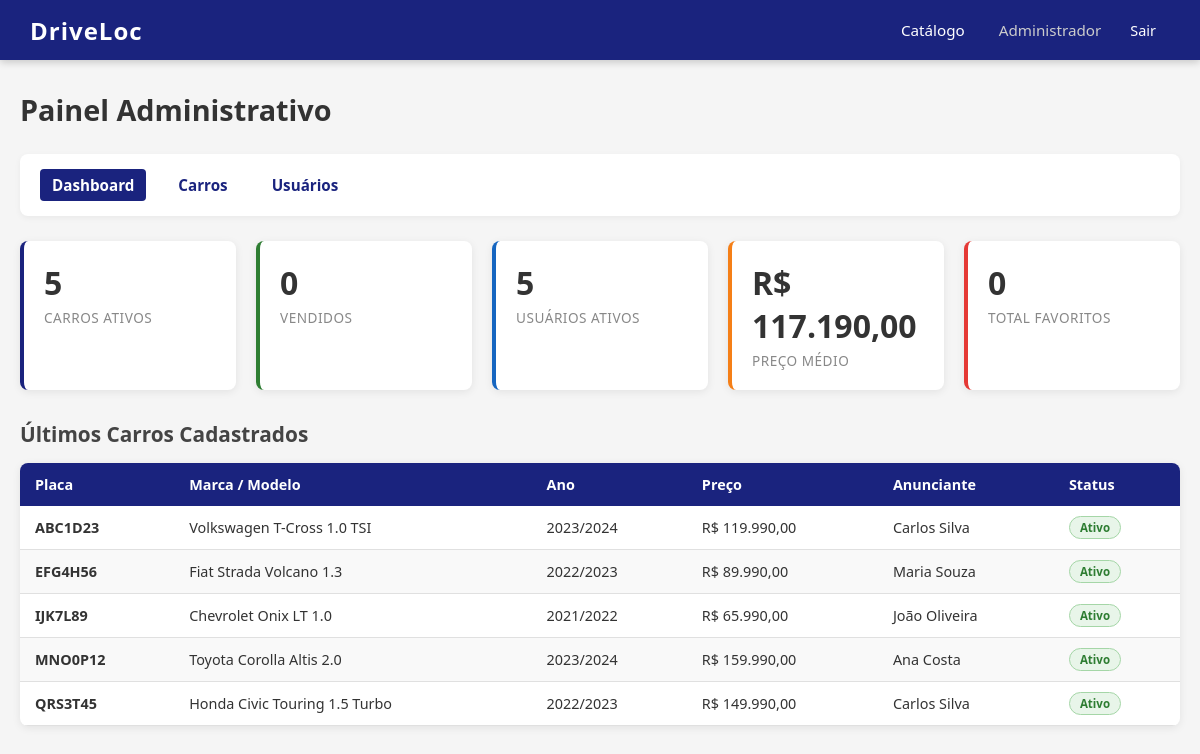
The page /admin/dashboard.php (signed in) on the database its author committed.
### tables this page shows
CREATE TABLE carro (
    id INT AUTO_INCREMENT PRIMARY KEY,
    placa VARCHAR(10) NOT NULL UNIQUE,
    marca VARCHAR(50) NOT NULL,
    modelo VARCHAR(100) NOT NULL,
    ano_fabricacao INT NOT NULL,
    ano_modelo INT NOT NULL,
    cor VARCHAR(30) NOT NULL,
    combustivel ENUM('gasolina', 'etanol', 'flex', 'diesel', 'eletrico', 'hibrido') NOT NULL,
    quilometragem INT NOT NULL,
    cambio ENUM('manual', 'automatico', 'semi-automatico', 'cvt') NOT NULL,
    portas TINYINT NOT NULL,
    carroceria ENUM('sedan', 'hatch', 'suv', 'pickup', 'coupe', 'conversivel', 'minivan', 'perua') NOT NULL,
    preco DECIMAL(11, 2) NOT NULL,
    descricao TEXT,
    image_path VARCHAR(255),
    cidade VARCHAR(100) NOT NULL,
    estado CHAR(2) NOT NULL,
    status ENUM('ativo', 'inativo', 'vendido') NOT NULL DEFAULT 'ativo',
    usuario_id INT NOT NULL,
    created_at TIMESTAMP DEFAULT CURRENT_TIMESTAMP,
    updated_at TIMESTAMP DEFAULT CURRENT_TIMESTAMP ON UPDATE CURRENT_TIMESTAMP,
    FOREIGN KEY (usuario_id) REFERENCES usuario(id)
);

CREATE TABLE usuario (
    id INT AUTO_INCREMENT PRIMARY KEY,
    nome VARCHAR(100) NOT NULL,
    email VARCHAR(100) NOT NULL UNIQUE,
    telefone VARCHAR(20),
    senha VARCHAR(255) NOT NULL,
    tipo ENUM('admin', 'comum') NOT NULL DEFAULT 'comum',
    status ENUM('ativo', 'inativo') NOT NULL DEFAULT 'ativo',
    created_at TIMESTAMP DEFAULT CURRENT_TIMESTAMP,
    updated_at TIMESTAMP DEFAULT CURRENT_TIMESTAMP ON UPDATE CURRENT_TIMESTAMP
);

### app/config.php (called while the page is built, shortened)
<?php
$host = 'localhost';
$dbname = 'driveloc';
$username = 'root';
$password = '';
try {
    $pdo = new PDO("mysql:host=$host;dbname=$dbname;charset=utf8mb4", $username, $password);
    $pdo->setAttribute(PDO::ATTR_ERRMODE, PDO::ERRMODE_EXCEPTION);
    $pdo->setAttribute(PDO::ATTR_DEFAULT_FETCH_MODE, PDO::FETCH_ASSOC);
} catch (PDOException $e) {
    die('Erro na conexão: ' . $e->getMessage());
}
function db() {
    global $pdo;
    return $pdo;
}
function url(string $path = ''): string {
    $path = ltrim($path, '/');
    return BASE_URL . ($path !== '' ? '/' . $path : '');
}

### admin/dashboard.php (the view, shortened to what this page needs)
<?php
require_once __DIR__ . '/../app/config.php';
$carros_ativos = db()->query("SELECT COUNT(*) FROM carro WHERE status = 'ativo'")->fetchColumn();
$carros_vendidos = db()->query("SELECT COUNT(*) FROM carro WHERE status = 'vendido'")->fetchColumn();
$usuarios_ativos = db()->query("SELECT COUNT(*) FROM usuario WHERE status = 'ativo'")->fetchColumn();
$preco_medio = db()->query("SELECT COALESCE(ROUND(AVG(preco), 2), 0) FROM carro WHERE status = 'ativo'")->fetchColumn();
$total_favoritos = db()->query("SELECT COUNT(*) FROM favorito")->fetchColumn();
$ultimos = db()->query("SELECT c.*, u.nome AS anunciante FROM carro c JOIN usuario u ON c.usuario_id = u.id ORDER BY c.created_at DESC LIMIT 5")->fetchAll();
$status_badges = ['ativo' => 'badge-ativo', 'inativo' => 'badge-inativo', 'vendido' => 'badge-vendido'];
?>
<!DOCTYPE html>
<html lang="pt-BR">
<head>
    <link rel="stylesheet" href="<?= url('assets/css/style.css') ?>">
</head>
<body>
    <header>
        <a href="<?= url('index.php') ?>" class="logo">DriveLoc</a>
        <nav>
            <a href="<?= url('index.php') ?>">Catálogo</a>
            <div class="user-info">
                <span><?= htmlspecialchars($_SESSION['user_nome']) ?></span>
                <a href="<?= url('logout.php') ?>">Sair</a>
            </div>
        </nav>
    </header>
    <div class="container">
        <h1 class="page-title">Painel Administrativo</h1>
        <div class="admin-menu">
            <a href="<?= url('admin/dashboard.php') ?>" class="active">Dashboard</a>
            <a href="<?= url('admin/carros/listar.php') ?>">Carros</a>
            <a href="<?= url('admin/usuarios/listar.php') ?>">Usuários</a>
        </div>
        <div class="stats-grid">
            <div class="stat-card">
                <div class="stat-value"><?= $carros_ativos ?></div>
                <div class="stat-label">Carros Ativos</div>
            </div>
            <div class="stat-card">
                <div class="stat-value"><?= $carros_vendidos ?></div>
                <div class="stat-label">Vendidos</div>
            </div>
            <div class="stat-card">
                <div class="stat-value"><?= $usuarios_ativos ?></div>
                <div class="stat-label">Usuários Ativos</div>
            </div>
            <div class="stat-card">
                <div class="stat-value">R$ <?= number_format($preco_medio, 2, ',', '.') ?></div>
                <div class="stat-label">Preço Médio</div>
            </div>
            <div class="stat-card">
                <div class="stat-value"><?= $total_favoritos ?></div>
                <div class="stat-label">Total Favoritos</div>
            </div>
        </div>
        <h2 style="font-size:1.3em;color:#444;margin-bottom:15px;">Últimos Carros Cadastrados</h2>
        <table>
            <thead>
                <tr>
                    <th>Placa</th>
                    <th>Marca / Modelo</th>
                    <th>Ano</th>
                    <th>Preço</th>
                    <th>Anunciante</th>
                    <th>Status</th>
                </tr>
            </thead>
            <tbody>
                <?php foreach ($ultimos as $c): ?>
                <tr>
                    <td><strong><?= htmlspecialchars($c['placa']) ?></strong></td>
                    <td><?= htmlspecialchars($c['marca']) ?> <?= htmlspecialchars($c['modelo']) ?></td>
                    <td><?= $c['ano_fabricacao'] ?>/<?= $c['ano_modelo'] ?></td>
                    <td>R$ <?= number_format($c['preco'], 2, ',', '.') ?></td>
                    <td><?= htmlspecialchars($c['anunciante']) ?></td>
                    <td><span class="badge <?= $status_badges[$c['status']] ?>"><?= ucfirst($c['status']) ?></span></td>
                </tr>
                <?php endforeach; ?>
            </tbody>
        </table>
    </div>
</body>
</html>

### assets/css/style.css (style rules this page uses)
* { margin: 0; padding: 0; box-sizing: border-box; }
body { font-family: system-ui, -apple-system, 'Segoe UI', Roboto, sans-serif; background: #f5f5f5; min-height: 100vh; padding-top: 70px; }
a { text-decoration: none; color: inherit; }
header { position: fixed; top: 0; left: 0; width: 100%; background: #1a237e; color: #fff; padding: 0 30px; height: 60px; display: flex; align-items: center; justify-content: space-between; z-index: 1000; box-shadow: 0 2px 8px rgba(0,0,0,0.2); }
header .logo { font-size: 1.5em; font-weight: 700; letter-spacing: 1px; }
header nav { display: flex; align-items: center; gap: 20px; }
header nav a { color: #fff; padding: 8px 14px; border-radius: 4px; transition: background 0.2s; font-size: 0.95em; }
header .user-info { display: flex; align-items: center; gap: 15px; font-size: 0.95em; }
header .user-info span { color: #ccc; }
.container { max-width: 1200px; margin: 0 auto; padding: 20px; }
.page-title { font-size: 1.8em; color: #333; margin-bottom: 25px; }
table { width: 100%; border-collapse: collapse; background: #fff; border-radius: 8px; overflow: hidden; box-shadow: 0 2px 8px rgba(0,0,0,0.08); }
table th { background: #1a237e; color: #fff; text-align: left; padding: 12px 15px; font-size: 0.9em; font-weight: 600; }
table td { padding: 10px 15px; border-bottom: 1px solid #e0e0e0; font-size: 0.9em; color: #333; }
table tr:nth-child(even) { background: #f9f9f9; }
.badge { display: inline-block; padding: 3px 10px; border-radius: 12px; font-size: 0.8em; font-weight: 600; }
.badge-ativo { background: #e8f5e9; color: #2e7d32; border: 1px solid #a5d6a7; }
.stats-grid { display: grid; grid-template-columns: repeat(5, 1fr); gap: 20px; margin-bottom: 30px; }
.stat-card { background: #fff; border-radius: 8px; padding: 20px; box-shadow: 0 2px 8px rgba(0,0,0,0.08); border-left: 4px solid #1a237e; }
.stat-card .stat-value { font-size: 2em; font-weight: 700; color: #333; }
.stat-card .stat-label { font-size: 0.85em; color: #888; margin-top: 4px; text-transform: uppercase; letter-spacing: 0.5px; }
.stat-card:nth-child(1) { border-left-color: #1a237e; }
.stat-card:nth-child(2) { border-left-color: #2e7d32; }
.stat-card:nth-child(3) { border-left-color: #1565c0; }
.stat-card:nth-child(4) { border-left-color: #f57f17; }
.stat-card:nth-child(5) { border-left-color: #e53935; }
.admin-menu { background: #fff; border-radius: 8px; padding: 15px 20px; margin-bottom: 25px; display: flex; gap: 20px; align-items: center; box-shadow: 0 2px 6px rgba(0,0,0,0.05); }
.admin-menu a { color: #1a237e; font-weight: 600; font-size: 0.95em; padding: 6px 12px; border-radius: 4px; transition: background 0.2s; }
.admin-menu a.active { background: #1a237e; color: #fff; }

### rows shown on the page
carro: placa "ABC1D23", marca "Volkswagen", modelo "T-Cross 1.0 TSI", ano_fabricacao "2023", ano_modelo "2024", preco "119.990,00", usuario.nome "Carlos Silva", status "Ativo"
carro: placa "EFG4H56", marca "Fiat", modelo "Strada Volcano 1.3", ano_fabricacao "2022", ano_modelo "2023", preco "89.990,00", usuario.nome "Maria Souza", status "Ativo"
carro: placa "IJK7L89", marca "Chevrolet", modelo "Onix LT 1.0", ano_fabricacao "2021", ano_modelo "2022", preco "65.990,00", usuario.nome "João Oliveira", status "Ativo"
carro: placa "MNO0P12", marca "Toyota", modelo "Corolla Altis 2.0", ano_fabricacao "2023", ano_modelo "2024", preco "159.990,00", usuario.nome "Ana Costa", status "Ativo"
carro: placa "QRS3T45", marca "Honda", modelo "Civic Touring 1.5 Turbo", ano_fabricacao "2022", ano_modelo "2023", preco "149.990,00", usuario.nome "Carlos Silva", status "Ativo"

### other values the page prints
$_SESSION['user_nome'] "Administrador"
$carros_ativos "5"
$carros_vendidos "0"
$usuarios_ativos "5"
$preco_medio "117.190,00"
$total_favoritos "0"
